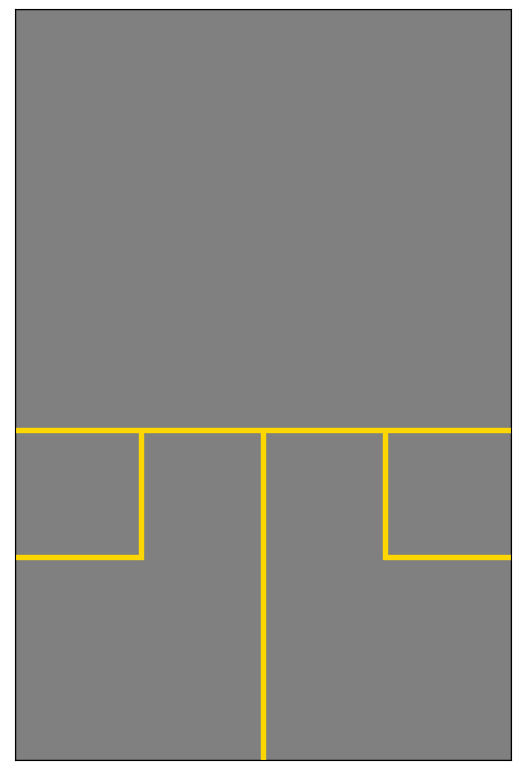

Python code for this plot:
from matplotlib import pyplot as plt
from matplotlib.pyplot import figure
import matplotlib.patches as patches
import numpy as np

squash_court_lines = [
        [(0, 261), 160, 5],
        [(160, 261), 5, 165],
        [(0, 426), 640, 5],
        [(317.5, 0), 5, 426],
        [(475, 261), 5, 165],
        [(480, 261), 160, 5],
        ]

n = "001"
that = "data/frames/match_1_rally_1_1080_60fps/image-{0}.jpeg".format(n)

# figure(num=None, figsize=(6.4, 9.75), dpi=100, facecolor='k', edgecolor='k')
figure(num=None, figsize=(6.4, 9.75), dpi=100)
plt.xticks([]), plt.yticks([])  # to hide tick values on X and Y axis
plt.xlim(0, 640)
plt.ylim(0, 975)
rect = plt.Rectangle( (0, 0), 640, 975, fill=True, facecolor='grey',
        edgecolor='black')
plt.gca().add_patch(rect)
for xy, w, h in squash_court_lines:
    line_color = 'gold'
    rect = plt.Rectangle( xy, w, h, fill=True, facecolor=line_color,
            edgecolor=line_color)
    plt.gca().add_patch(rect)
plt.savefig("court_plot.png", bbox_inches='tight', transparent=
        True)


# fig,ax = plt.subplots(1)

# for xy, w, h in squash_court_lines:
    # rect = plt.Rectangle( xy, w, h, fill=True, edgecolor='red')
    # ax.add_patch(rect)

# plt.savefig("court_plot.png")

